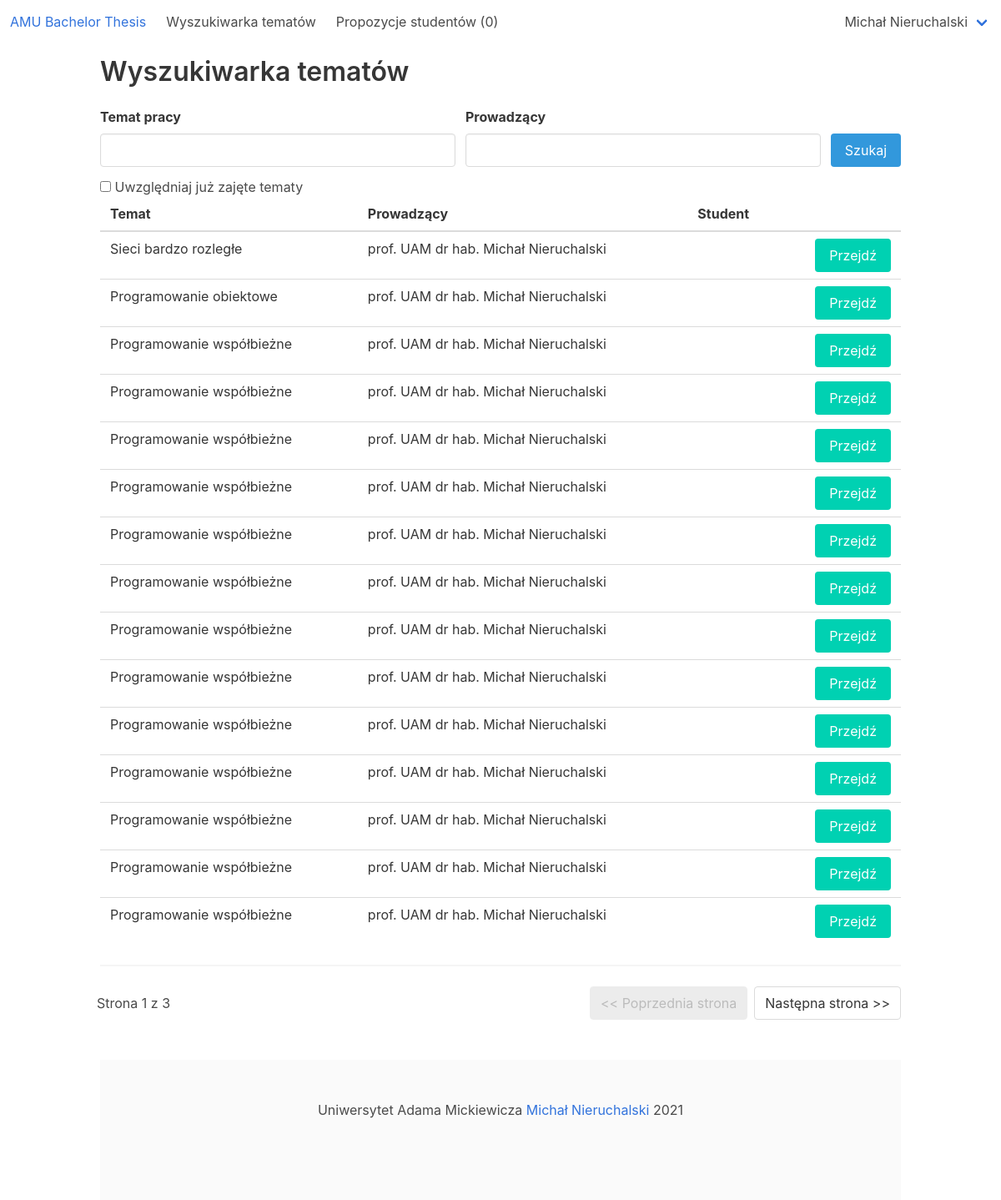
The page /amu_bachelor_thesis/search_engine (signed in) on the database its author committed.
### amu_bachelor_thesis_app/models.py (models this page shows, shortened)
class User(AbstractBaseUser, PermissionsMixin):
    USERNAME_FIELD = 'email'
    LECTURER = 1
    STUDENT = 2
    SUPERUSER = 3
    ROLE_CHOICES = (
        (LECTURER, 'Lecturer'),
        (STUDENT, 'Student'),
        (SUPERUSER, 'Superuser')
    )
    objects = CustomUserManager()
    role = models.PositiveSmallIntegerField(choices=ROLE_CHOICES, blank=False, null=False)
    email = models.EmailField('email address', blank=False, null=False, unique=True)
    def __str__(self):
        if self.role == User.STUDENT:
            return str(self.student)
        if self.role == User.LECTURER:
            return str(self.lecturer)
        return self.email
    def is_student(self):
        return self.role == User.STUDENT
    def is_lecturer(self):
        return self.role == User.LECTURER
    @property
    def is_superuser(self):
        return self.role == self.SUPERUSER

class Lecturer(models.Model):
    first_name = models.CharField(max_length=180, blank=False, null=False)
    last_name = models.CharField(max_length=180, blank=False, null=False)
    degree = models.CharField(max_length=180, blank=True, null=True)
    interests = models.CharField(max_length=2000, blank=True, null=True)
    description = models.CharField(max_length=4000, blank=True, null=True)
    user = models.OneToOneField(User, on_delete=models.CASCADE, primary_key=True)
    def __str__(self):
        return self.first_name + ' ' + self.last_name
    @property
    def name_with_degree(self):
        return self.degree + ' ' + self.first_name + ' ' + self.last_name

class Thesis(models.Model):
    title = models.CharField(max_length=255, blank=False, null=False)
    description = models.CharField(max_length=4000, blank=True, null=True)
    created_at = models.DateTimeField(null=False)
    edited_at = models.DateTimeField(null=True)
    lecturer = models.ForeignKey(Lecturer, on_delete=models.PROTECT, null=False)
    student = models.OneToOneField(Student, on_delete=models.SET_NULL, null=True)

### amu_bachelor_thesis_app/views/thesis_views.py (the view)
# urls.py: path('search_engine', thesis_views.ThesisSearchEngine.as_view(), name="search_engine"),
@method_decorator(login_required, name='dispatch')
class ThesisSearchEngine(generic.ListView):
    model = Thesis
    paginate_by = 15
    template_name = 'amu_bachelor_thesis_app/search_engine.html'
    def get_queryset(self):
        search_title = self.request.GET.get('thesis_title')
        if search_title is None:
            search_title = ''
        search_lecturer = self.request.GET.get('thesis_lecturer')
        if search_lecturer is None:
            search_lecturer = ''
        search_include_already_selected = self.request.GET.get('include_already_selected') == 'on'
        queryset = Thesis.objects.annotate(
            lecturer_name_with_degree=Concat('lecturer__degree', Value(' '),
                                             'lecturer__first_name', Value(' '),
                                             'lecturer__last_name')
        )
        if search_include_already_selected:
            return queryset.filter(
                title__icontains=search_title,
                lecturer_name_with_degree__icontains=search_lecturer)
        else:
            return queryset.filter(
                title__icontains=search_title,
                lecturer_name_with_degree__icontains=search_lecturer,
                student_id__isnull=True)

### amu_bachelor_thesis_app/templatetags/helpers.py (called while the page is built)
@register.simple_tag
def get_number_of_notifications(user):
    return user.notification_set.count()

@register.simple_tag
def has_notifications(user):
    return user.notification_set.filter(is_seen=False).count() == 0

### amu_bachelor_thesis_app/templatetags/lecturer.py (called while the page is built)
@register.simple_tag
def count_thesis_propositions(lecturer):
    return ThesisProposition.objects.filter(lecturer=lecturer, is_active=True).count()

### amu_bachelor_thesis_app/templatetags/pagination.py (called while the page is built)
@register.simple_tag(takes_context=True)
def url_replace(context, **kwargs):
    query = context['request'].GET.copy()
    query.pop('page', None)
    query.update(kwargs)
    return query.urlencode()

### amu_bachelor_thesis_app/templates/amu_bachelor_thesis_app/search_engine.html (shortened to what this page needs)
{% extends 'amu_bachelor_thesis_app/base.html' %}
{% block content %}
    <h2 class="title">Wyszukiwarka tematów</h2>
    <form method="get">
        <div class="field is-grouped">
            <p class="control is-expanded">
                <label class="label">Temat pracy</label>
                <input class="input" type="text" name="thesis_title" value="{{ request.GET.thesis_title }}">
            </p>
            <p class="control is-expanded">
                <label class="label">Prowadzący</label>
                <input class="input" type="text" name="thesis_lecturer" value="{{ request.GET.thesis_lecturer }}">
            </p>
            <p class="control is-align-self-flex-end">
                <button class="button is-info" type="submit">
                    Szukaj
                </button>
            </p>
        </div>
        <div class="field">
            <label class="checkbox">
                <input type="checkbox" name="include_already_selected" {% if request.GET.include_already_selected %}checked{% endif %}>
                    Uwzględniaj już zajęte tematy
            </label>
        </div>
    </form>
    {% if page_obj %}
        <table class="table is-fullwidth">
            <thead>
                <tr>
                    <th>Temat</th>
                    <th>Prowadzący</th>
                    <th>Student</th>
                    <th></th>
                </tr>
            </thead>
            <tbody>
                {% for thesis in page_obj %}
                    <tr>
                        <td>{{ thesis.title }}</td>
                        <td>{{ thesis.lecturer.name_with_degree }}</td>
                        <td>
                        </td>
                        <td class="has-text-right">
                            <a href={% url 'amu_bachelor_thesis:thesis' thesis.id %} class="button is-primary">
                                Przejdź
                            </a>
                        </td>
                    </tr>
                {% endfor %}
            </tbody>
        </table>
        {% include 'amu_bachelor_thesis_app/shell/pagination.html' %}
    {% else %}
        <div class="has-text-centered mt-4 mb-4">
            Brak pasujących rekordów :(
        </div>
    {% endif %}
{% endblock %}

### amu_bachelor_thesis_app/templates/amu_bachelor_thesis_app/shell/navbar.html (shortened to what this page needs)
{% load lecturer %}
{% load helpers %}
<nav class="navbar" role="navigation">
    <div class="navbar-brand">
        <a class="navbar-item" href="{% url 'amu_bachelor_thesis:home' %}">
            <h1>AMU Bachelor Thesis</h1>
        </a>
    </div>
    <div id="navbarBasicExample" class="navbar-menu">
        <div class="navbar-start">
            {% if user.is_authenticated %}
                <a class="navbar-item" href="{% url 'amu_bachelor_thesis:search_engine' %}">Wyszukiwarka tematów</a>
            {% endif %}
            {% if user.is_lecturer %}
                <a class="navbar-item" href="{% url 'amu_bachelor_thesis:lecturer_manage_thesis_propositions' %}">
                    Propozycje studentów ({% count_thesis_propositions user.lecturer %})
                </a>
            {% endif %}
        </div>
    </div>
    <div class="navbar-end">
        <div class="navbar-end">
            {% if user.is_authenticated %}
                <div class="navbar-item has-dropdown is-hoverable">
                    <a class="navbar-link">{{ user }}</a>
                </div>
            {% endif %}
        </div>
    </div>
</nav>

### rows shown on the page
User: id.user_id "0", role.last_name "Michał Nieruchalski"
Thesis: title "Sieci bardzo rozległe", lecturer.name_with_degree "prof. UAM dr hab. Michał Nieruchalski"
Thesis: title "Programowanie obiektowe", lecturer.name_with_degree "prof. UAM dr hab. Michał Nieruchalski"
Thesis: title "Programowanie współbieżne", lecturer.name_with_degree "prof. UAM dr hab. Michał Nieruchalski"
Thesis: title "Programowanie współbieżne", lecturer.name_with_degree "prof. UAM dr hab. Michał Nieruchalski"
Thesis: title "Programowanie współbieżne", lecturer.name_with_degree "prof. UAM dr hab. Michał Nieruchalski"
Thesis: title "Programowanie współbieżne", lecturer.name_with_degree "prof. UAM dr hab. Michał Nieruchalski"
Thesis: title "Programowanie współbieżne", lecturer.name_with_degree "prof. UAM dr hab. Michał Nieruchalski"
Thesis: title "Programowanie współbieżne", lecturer.name_with_degree "prof. UAM dr hab. Michał Nieruchalski"
Thesis: title "Programowanie współbieżne", lecturer.name_with_degree "prof. UAM dr hab. Michał Nieruchalski"
Thesis: title "Programowanie współbieżne", lecturer.name_with_degree "prof. UAM dr hab. Michał Nieruchalski"
Thesis: title "Programowanie współbieżne", lecturer.name_with_degree "prof. UAM dr hab. Michał Nieruchalski"
Thesis: title "Programowanie współbieżne", lecturer.name_with_degree "prof. UAM dr hab. Michał Nieruchalski"
Thesis: title "Programowanie współbieżne", lecturer.name_with_degree "prof. UAM dr hab. Michał Nieruchalski"
Thesis: title "Programowanie współbieżne", lecturer.name_with_degree "prof. UAM dr hab. Michał Nieruchalski"
Thesis: title "Programowanie współbieżne", lecturer.name_with_degree "prof. UAM dr hab. Michał Nieruchalski"

### other values the page prints
{{ page_obj.number }} "1"
{{ page_obj.paginator.num_pages }} "3"
